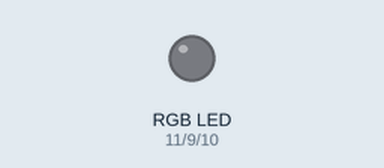
A sketch run on a simulated Arduino Uno, built with avr-gcc and run on an emulated ATmega328P. On the bench: an RGB LED mixed from three pins (HIGH = lit). Dim RGB values are drawn brighter than linear.

Above: at 0.05 s.
At 1.3 s:
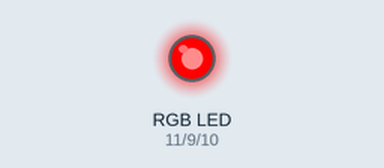
At 1.95 s:
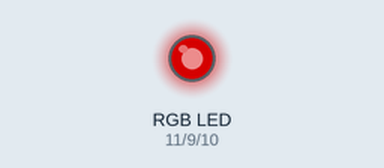
At 3.85 s:
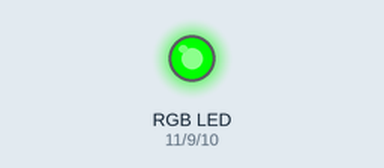
At 4.9 s:
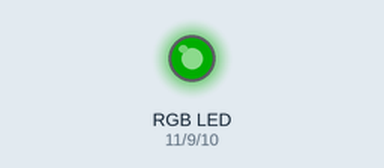
At 7.45 s:
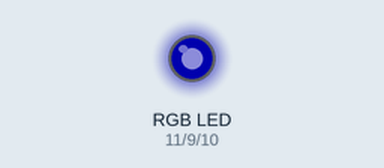
Timing chart, 0 to 10.0 s (numbered marks = the images above):
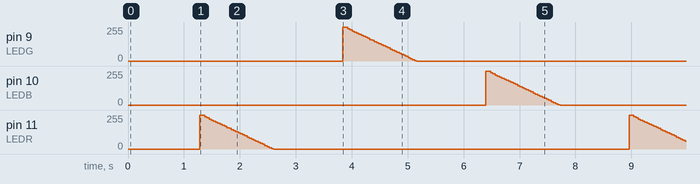

The sketch:

Fade_LED.ino
```cpp
const int LEDR = 11;
const int LEDG = 9;
const int LEDB = 10;
int i = 0;
int wait = 5;

void setup(){
  pinMode(LEDR, OUTPUT);
  pinMode(LEDG, OUTPUT);
  pinMode(LEDB, OUTPUT);
}

void loop(){
    for(i = 0; i < 255; i++) {
    analogWrite(LEDR, i);
    delay(wait);
  }

  for(i = 255; i > 0; i--){
    analogWrite(LEDR, i);
    delay(wait);
    digitalWrite(LEDR, LOW);
  }

    for(i = 0; i < 255; i++) {
    analogWrite(LEDG, i);
    delay(wait);
  }

  for(i = 255; i > 0; i--){
    analogWrite(LEDG, i);
    delay(wait);
    digitalWrite(LEDG, LOW);
  }

    for(i = 0; i < 255; i++) {
    analogWrite(LEDB, i);
    delay(wait);
  }

  for(i = 255; i > 0; i--){
    analogWrite(LEDB, i);
    delay(wait);
    digitalWrite(LEDB, LOW);
  }
}
```

Measured:
- by itself, pin 9 (LEDG), pin 10 (LEDB), pin 11 (LEDR): ramps from 254/255 to 0/255 and jumps back, once every 7.7 s
